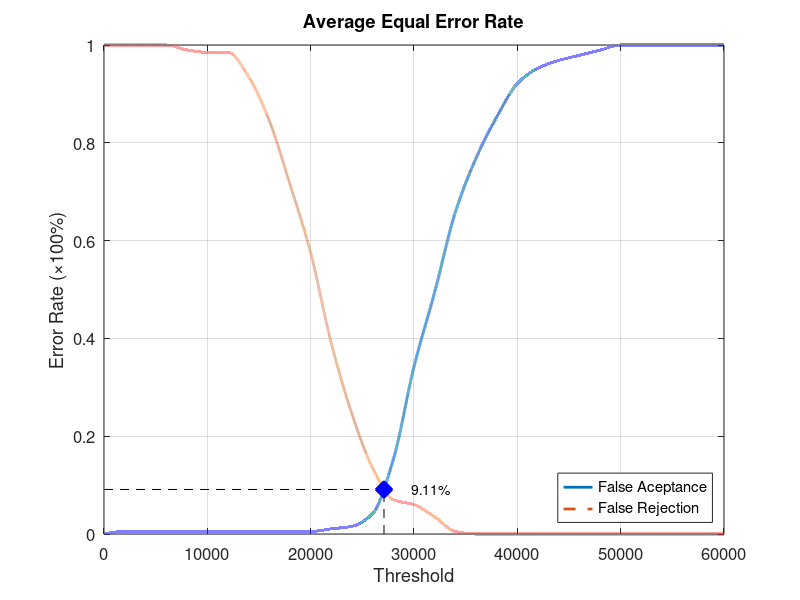
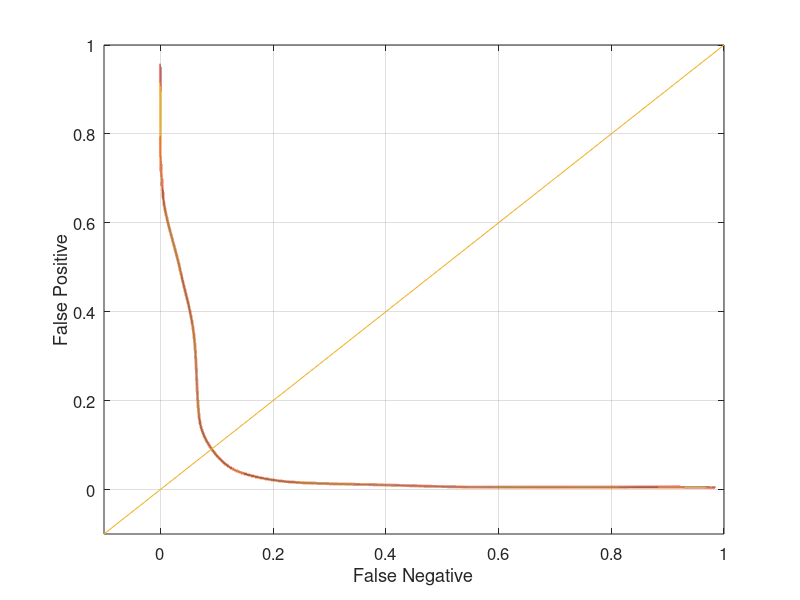

These figures' MATLAB source, in order:
function yEER = Database3_4
close all;
clear;
clc;
x = 0:2000:60000;
xq = 0:0.5:60000;

y0 = [0 0.00526316 0.00526316 0.00526316 0.00526316 0.00526316 0.00526316 0.00526316 0.00526316 0.00526316 0.00526316 0.0105263 0.0157895 0.0421053 0.152632 0.342105 0.494737 0.657895 0.768421 0.852632 0.921053 0.952632 0.968421 0.978947 0.989474 1 1 1 1 1 1];
yy0 = interp1(x, y0, xq, 'pchip');
y1 = [1 1 1 1 0.99 0.985 0.985 0.935 0.845 0.715 0.575 0.39 0.245 0.135 0.07 0.06 0.035 0.005 0 0 0 0 0 0 0 0 0 0 0 0 0];
yy1 = interp1(x, y1, xq, 'pchip');

% Calculating EER: 
y2 = abs(y0 - y1);
find(y2 == min(y2))
yy2 = abs(yy0 - yy1);
xEER = find(yy2 == min(yy2));
xEERIndex = xq(xEER) % X-axis EER
yEER = yy0(xEER) % Y-axis EER

main = figure
plot(xq, yy0,'-','LineWidth', 2);	hold on
plot(xq, yy1,'--','LineWidth', 2);	hold on
plot([xEERIndex xEERIndex], [0 yEER], 'k--');	hold on
plot([0 xEERIndex], [yEER yEER], 'k--');	hold on
plot(xEERIndex, yEER, 'bx', 'LineWidth', 10);	hold on
text(xEERIndex + 10 * xEERIndex / 100, yEER, [num2str(round((10000 * yEER)) / 100) '%'])
legend('False Aceptance', 'False Rejection', 'Location', 'SouthEast')
xlabel('Threshold')
ylabel('Error Rate (\times100%)')
title('Average Equal Error Rate')
set(gca, 'FontSize', 12)
axis([0 60000 0 1])
grid on

print(main, 'Database3_4Main', '-dpng');
FNRxFPR = figure('Color', [1 1 1]);
plot(yy1, yy0, '-', yy1, yy0, 'LineWidth', 2);
hold on
y = -0.1:0.1:1
plot(y, y); 
set(gca, 'FontSize', 12)
xlabel('False Negative')
ylabel('False Positive')
axis([-0.1 1 -0.1 1])
set(gca, 'FontSize', 12)
grid on

print(FNRxFPR, 'Database3_4FNRxFPR','-dpng');
end
